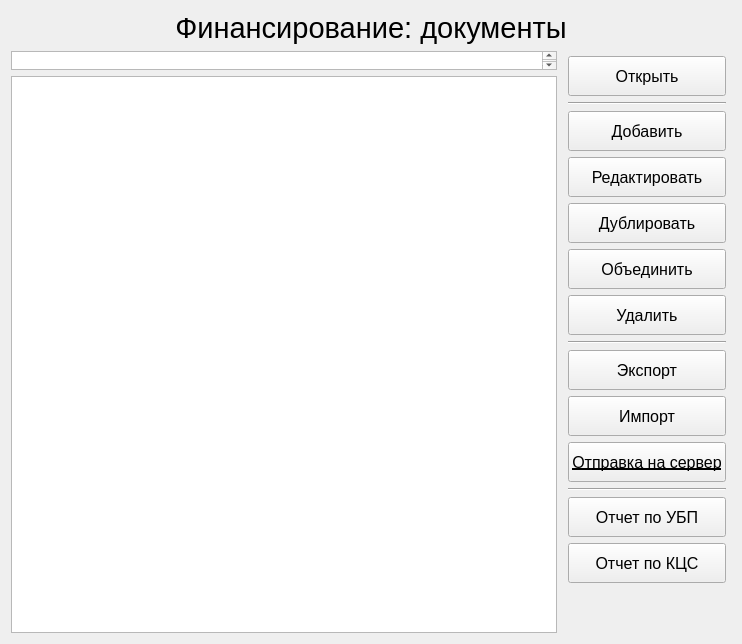
<?xml version="1.0" encoding="UTF-8"?>
<ui version="4.0">
 <class>FactDocument</class>
 <widget class="QWidget" name="FactDocument">
  <property name="geometry">
   <rect>
    <x>0</x>
    <y>0</y>
    <width>742</width>
    <height>644</height>
   </rect>
  </property>
  <property name="windowTitle">
   <string>Финансирование: документы</string>
  </property>
  <layout class="QGridLayout" name="gridLayout">
   <item row="1" column="0">
    <widget class="QTableWidget" name="filter_fact_doc">
     <property name="minimumSize">
      <size>
       <width>0</width>
       <height>19</height>
      </size>
     </property>
     <property name="maximumSize">
      <size>
       <width>16777215</width>
       <height>19</height>
      </size>
     </property>
     <property name="verticalScrollBarPolicy">
      <enum>Qt::ScrollBarAlwaysOn</enum>
     </property>
     <property name="horizontalScrollBarPolicy">
      <enum>Qt::ScrollBarAlwaysOff</enum>
     </property>
     <property name="editTriggers">
      <set>QAbstractItemView::AllEditTriggers</set>
     </property>
     <property name="selectionMode">
      <enum>QAbstractItemView::NoSelection</enum>
     </property>
     <attribute name="horizontalHeaderVisible">
      <bool>false</bool>
     </attribute>
     <attribute name="verticalHeaderVisible">
      <bool>false</bool>
     </attribute>
     <attribute name="verticalHeaderDefaultSectionSize">
      <number>19</number>
     </attribute>
     <row>
      <property name="text">
       <string/>
      </property>
     </row>
    </widget>
   </item>
   <item row="1" column="1" rowspan="2">
    <layout class="QVBoxLayout" name="verticalLayout_3">
     <property name="leftMargin">
      <number>5</number>
     </property>
     <property name="topMargin">
      <number>5</number>
     </property>
     <property name="rightMargin">
      <number>5</number>
     </property>
     <property name="bottomMargin">
      <number>5</number>
     </property>
     <item>
      <widget class="QPushButton" name="button_open">
       <property name="minimumSize">
        <size>
         <width>150</width>
         <height>40</height>
        </size>
       </property>
       <property name="font">
        <font>
         <family>Arial</family>
         <pointsize>12</pointsize>
        </font>
       </property>
       <property name="toolTip">
        <string/>
       </property>
       <property name="text">
        <string>Открыть</string>
       </property>
      </widget>
     </item>
     <item>
      <widget class="Line" name="line">
       <property name="orientation">
        <enum>Qt::Horizontal</enum>
       </property>
      </widget>
     </item>
     <item>
      <widget class="QPushButton" name="button_add">
       <property name="minimumSize">
        <size>
         <width>150</width>
         <height>40</height>
        </size>
       </property>
       <property name="font">
        <font>
         <family>Arial</family>
         <pointsize>12</pointsize>
        </font>
       </property>
       <property name="toolTip">
        <string>Ctrl+N</string>
       </property>
       <property name="text">
        <string>Добавить</string>
       </property>
       <property name="shortcut">
        <string>Ctrl+N</string>
       </property>
      </widget>
     </item>
     <item>
      <widget class="QPushButton" name="button_edit">
       <property name="minimumSize">
        <size>
         <width>150</width>
         <height>40</height>
        </size>
       </property>
       <property name="font">
        <font>
         <family>Arial</family>
         <pointsize>12</pointsize>
        </font>
       </property>
       <property name="toolTip">
        <string>Ctrl+R</string>
       </property>
       <property name="text">
        <string>Редактировать</string>
       </property>
       <property name="shortcut">
        <string>Ctrl+R</string>
       </property>
      </widget>
     </item>
     <item>
      <widget class="QPushButton" name="button_dub">
       <property name="minimumSize">
        <size>
         <width>150</width>
         <height>40</height>
        </size>
       </property>
       <property name="font">
        <font>
         <family>Arial</family>
         <pointsize>12</pointsize>
        </font>
       </property>
       <property name="toolTip">
        <string>Ctrl+D</string>
       </property>
       <property name="text">
        <string>Дублировать</string>
       </property>
       <property name="shortcut">
        <string>Ctrl+D</string>
       </property>
      </widget>
     </item>
     <item>
      <widget class="QPushButton" name="button_merge">
       <property name="minimumSize">
        <size>
         <width>150</width>
         <height>40</height>
        </size>
       </property>
       <property name="font">
        <font>
         <family>Arial</family>
         <pointsize>12</pointsize>
        </font>
       </property>
       <property name="toolTip">
        <string>Ctrl+O</string>
       </property>
       <property name="text">
        <string>Объединить</string>
       </property>
       <property name="shortcut">
        <string>Ctrl+O</string>
       </property>
      </widget>
     </item>
     <item>
      <widget class="QPushButton" name="button_del">
       <property name="minimumSize">
        <size>
         <width>150</width>
         <height>40</height>
        </size>
       </property>
       <property name="font">
        <font>
         <family>Arial</family>
         <pointsize>12</pointsize>
        </font>
       </property>
       <property name="toolTip">
        <string>Del</string>
       </property>
       <property name="text">
        <string>Удалить</string>
       </property>
       <property name="shortcut">
        <string>Del</string>
       </property>
      </widget>
     </item>
     <item>
      <widget class="Line" name="line_2">
       <property name="orientation">
        <enum>Qt::Horizontal</enum>
       </property>
      </widget>
     </item>
     <item>
      <widget class="QPushButton" name="button_exp">
       <property name="minimumSize">
        <size>
         <width>150</width>
         <height>40</height>
        </size>
       </property>
       <property name="font">
        <font>
         <family>Arial</family>
         <pointsize>12</pointsize>
        </font>
       </property>
       <property name="toolTip">
        <string>Ctrl+E</string>
       </property>
       <property name="text">
        <string>Экспорт</string>
       </property>
       <property name="shortcut">
        <string>Ctrl+E</string>
       </property>
      </widget>
     </item>
     <item>
      <widget class="QPushButton" name="button_imp">
       <property name="minimumSize">
        <size>
         <width>150</width>
         <height>40</height>
        </size>
       </property>
       <property name="font">
        <font>
         <family>Arial</family>
         <pointsize>12</pointsize>
        </font>
       </property>
       <property name="toolTip">
        <string>Ctrl+I</string>
       </property>
       <property name="text">
        <string>Импорт</string>
       </property>
       <property name="shortcut">
        <string>Ctrl+I</string>
       </property>
      </widget>
     </item>
     <item>
      <widget class="QPushButton" name="button_send">
       <property name="minimumSize">
        <size>
         <width>150</width>
         <height>40</height>
        </size>
       </property>
       <property name="font">
        <font>
         <family>Arial</family>
         <pointsize>12</pointsize>
         <underline>true</underline>
        </font>
       </property>
       <property name="text">
        <string>Отправка на сервер</string>
       </property>
      </widget>
     </item>
     <item>
      <widget class="Line" name="line_3">
       <property name="orientation">
        <enum>Qt::Horizontal</enum>
       </property>
      </widget>
     </item>
     <item>
      <widget class="QPushButton" name="button_rep">
       <property name="minimumSize">
        <size>
         <width>150</width>
         <height>40</height>
        </size>
       </property>
       <property name="font">
        <font>
         <family>Arial</family>
         <pointsize>12</pointsize>
        </font>
       </property>
       <property name="toolTip">
        <string>Ctrl+1</string>
       </property>
       <property name="text">
        <string>Отчет по УБП</string>
       </property>
       <property name="shortcut">
        <string>Ctrl+1</string>
       </property>
      </widget>
     </item>
     <item>
      <widget class="QPushButton" name="button_rep_alter">
       <property name="minimumSize">
        <size>
         <width>150</width>
         <height>40</height>
        </size>
       </property>
       <property name="font">
        <font>
         <family>Arial</family>
         <pointsize>12</pointsize>
        </font>
       </property>
       <property name="toolTip">
        <string>Ctrl+2</string>
       </property>
       <property name="text">
        <string>Отчет по КЦС</string>
       </property>
       <property name="shortcut">
        <string>Ctrl+2</string>
       </property>
      </widget>
     </item>
     <item>
      <spacer name="verticalSpacer">
       <property name="orientation">
        <enum>Qt::Vertical</enum>
       </property>
       <property name="sizeHint" stdset="0">
        <size>
         <width>20</width>
         <height>40</height>
        </size>
       </property>
      </spacer>
     </item>
    </layout>
   </item>
   <item row="2" column="0">
    <widget class="QTableView" name="fact_documents">
     <property name="editTriggers">
      <set>QAbstractItemView::NoEditTriggers</set>
     </property>
     <property name="selectionBehavior">
      <enum>QAbstractItemView::SelectRows</enum>
     </property>
     <attribute name="verticalHeaderVisible">
      <bool>false</bool>
     </attribute>
     <attribute name="verticalHeaderMinimumSectionSize">
      <number>19</number>
     </attribute>
    </widget>
   </item>
   <item row="0" column="0" colspan="2">
    <widget class="QLabel" name="label">
     <property name="font">
      <font>
       <pointsize>22</pointsize>
      </font>
     </property>
     <property name="text">
      <string>Финансирование: документы</string>
     </property>
     <property name="alignment">
      <set>Qt::AlignCenter</set>
     </property>
    </widget>
   </item>
  </layout>
 </widget>
 <resources/>
 <connections/>
</ui>
